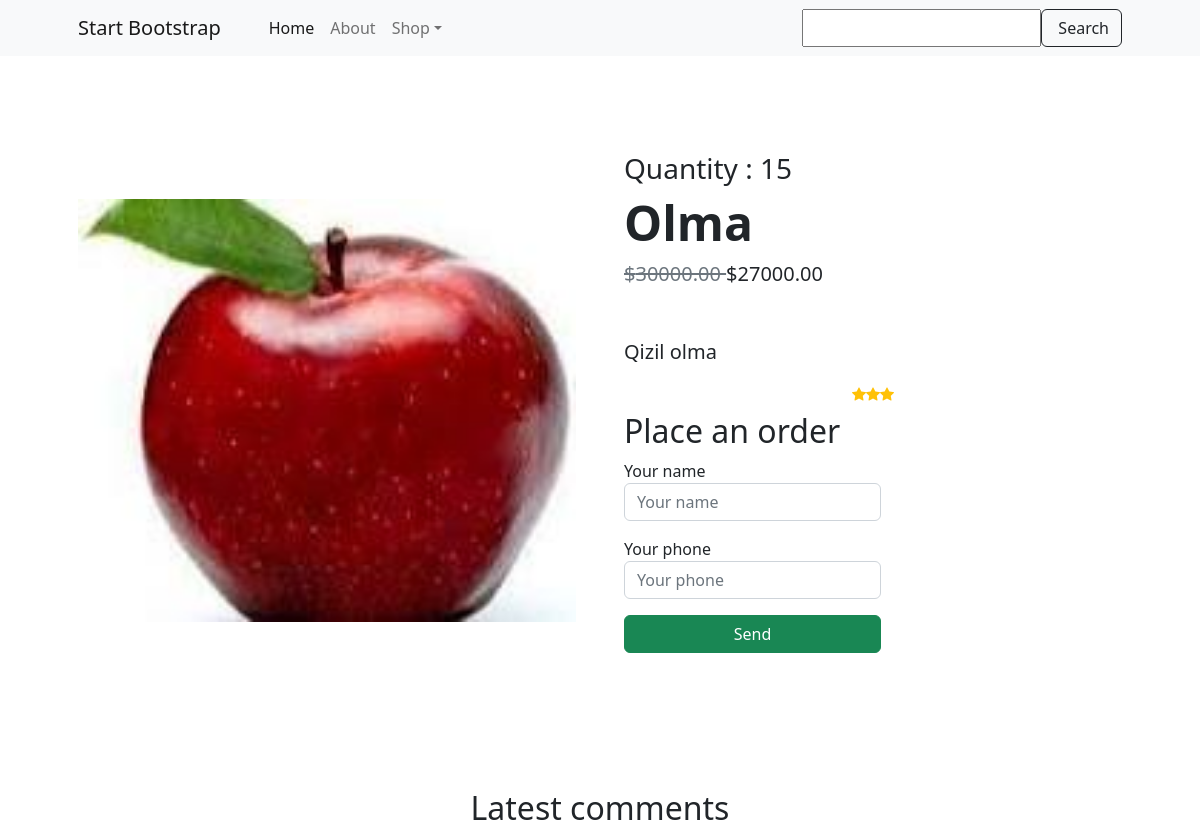
Before: /shop/product_detail/1/ (upper part) with the older database file.
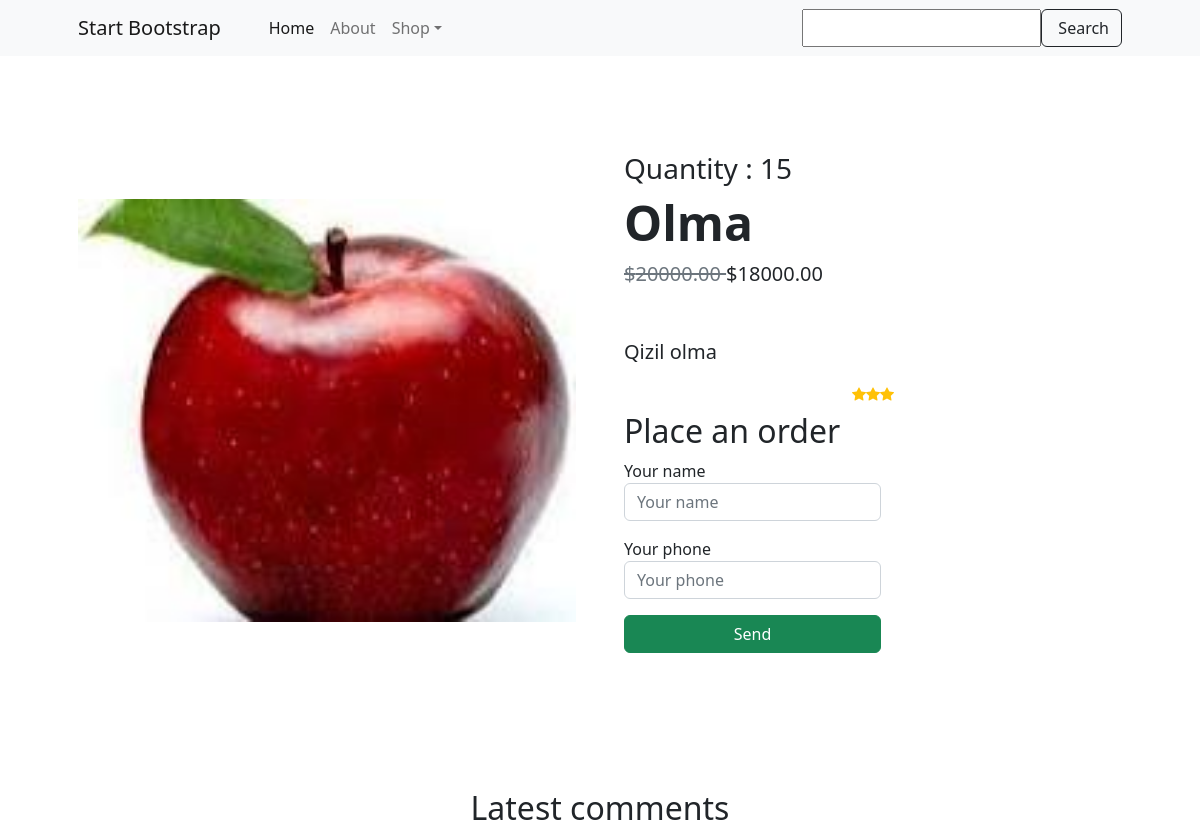
After: the same page with the newer database file.
### shop/models.py (models this page shows, shortened)
class BaseModel(models.Model):
    created_at = models.DateTimeField(auto_now_add=True)
    updated_at = models.DateTimeField(auto_now=True)
    class Meta:
        abstract = True

class Product(BaseModel):
    class RatingChoice(models.IntegerChoices):
        ONE = 1
        TWO = 2
        THREE = 3
        FOUR = 4
        FIVE = 5
    name = models.CharField(max_length=255, unique=True)
    description = models.TextField(null=True, blank=True)
    price = models.DecimalField(max_digits=14, decimal_places=2)
    image = models.ImageField(upload_to='images/')
    discount = models.PositiveIntegerField(default=0)
    category = models.ForeignKey(Category, on_delete=models.CASCADE, related_name='products')
    rating = models.PositiveIntegerField(choices=RatingChoice.choices, default=RatingChoice.ONE.value)
    quantity = models.PositiveIntegerField(default=1)
    @property
    def discounted_price(self):
        if self.discount > 0:
            self.price = self.price * Decimal(1 - self.discount / 100)
        return Decimal(f'{self.price}').quantize(Decimal('0.00'))

### shop/views.py (the view)
# urls.py: path('product_detail/<int:id>/', product_detail, name='product_detail'),
def product_detail(request, id):
    product = get_object_or_404(Product, id=id)
    return render(request, 'shop/detail.html', {'product': product})

### shop/templates/shop/detail.html (shortened to what this page needs)
{% load static %}
<!DOCTYPE html>
<html lang="en">
<head>
    <link href="https://cdn.jsdelivr.net/npm/bootstrap-icons@1.5.0/font/bootstrap-icons.css" rel="stylesheet"/>
    <link href="{% static 'shop/css/styles.css' %}" rel="stylesheet"/>
</head>
<body>
<nav class="navbar navbar-expand-lg navbar-light bg-light">
    <div class="container px-4 px-lg-5">
        <a class="navbar-brand" href="{% url 'index' %}">Start Bootstrap</a>
        <div class="collapse navbar-collapse" id="navbarSupportedContent">
            <ul class="navbar-nav me-auto mb-2 mb-lg-0 ms-lg-4">
                <li class="nav-item"><a class="nav-link active" aria-current="page" href="#!">Home</a></li>
                <li class="nav-item"><a class="nav-link" href="#!">About</a></li>
                <li class="nav-item dropdown">
                    <a class="nav-link dropdown-toggle" id="navbarDropdown" href="#" role="button"
                       data-bs-toggle="dropdown" aria-expanded="false">Shop</a>
                </li>
            </ul>
            <form class="d-flex">
                <input type="text" class="form-contro">
                <button class="btn btn-outline-dark" type="submit">
                    Search
                </button>
            </form>
        </div>
    </div>
</nav>
<section class="py-5">
    <div class="container px-4 px-lg-5 my-5">
        <div class="row gx-4 gx-lg-5 align-items-center">
            <div class="col-md-6"><img class="card-img-top mb-5 mb-md-0" src="{{ product.image.url }}"
                                       alt="..."/></div>
            <div class="col-md-6">
                <div class="small mb-1"><h3>Quantity : {{ product.quantity }}</h3></div>
                <h1 class="display-5 fw-bolder">{{ product.name }}</h1>
                <div class="fs-5 mb-5">
                    {% if product.discount %}
                        <span class="text-muted text-decoration-line-through">
                                    ${{ product.price }}
                                    </span>
                        ${{ product.discounted_price }}
                    {% else %}
                        ${{ product.price }}
                    {% endif %}
                </div>
                <p class="lead">{{ product.description }}</p>
                <div class="d-flex justify-content-center small text-warning mb-2">
                    {% for item in "any"|ljust:product.rating %}
                    <div class="bi-star-fill"></div>
                    {%  endfor%}
                </div>
                <div class="d-flex">
                    <form>
                        <div class="form-group">
                            <h2>Place an order</h2>
                        </div>
                        <div class="form-group mb-3">
                            <label for="formGroupExampleInput">Your name</label>
                            <input type="text" class="form-control" placeholder="Your name">
                        </div>
                        <div class="form-group mb-3">
                            <label for="formGroupExampleInput2">Your phone</label>
                            <input type="text" class="form-control" placeholder="Your phone">
                        </div>
                        <div class="form-group mb-3">
                            <input type="text" class="btn btn-success" value="Send">
                        </div>
                    </form>
                </div>
            </div>
        </div>
    </div>
</section>
<div class="container mt-4 mb-4">
    <div class="row">
        <div class="col-12">
            <div class="text-center">
                <h2>Latest comments</h2>
            </div>
        </div>
    </div>
</div>
</body>
</html>

Changed rows visible on the page:
changed Product "Olma": price "30000.00" → "20000.00"; discounted_price "27000.00" → "18000.00"
